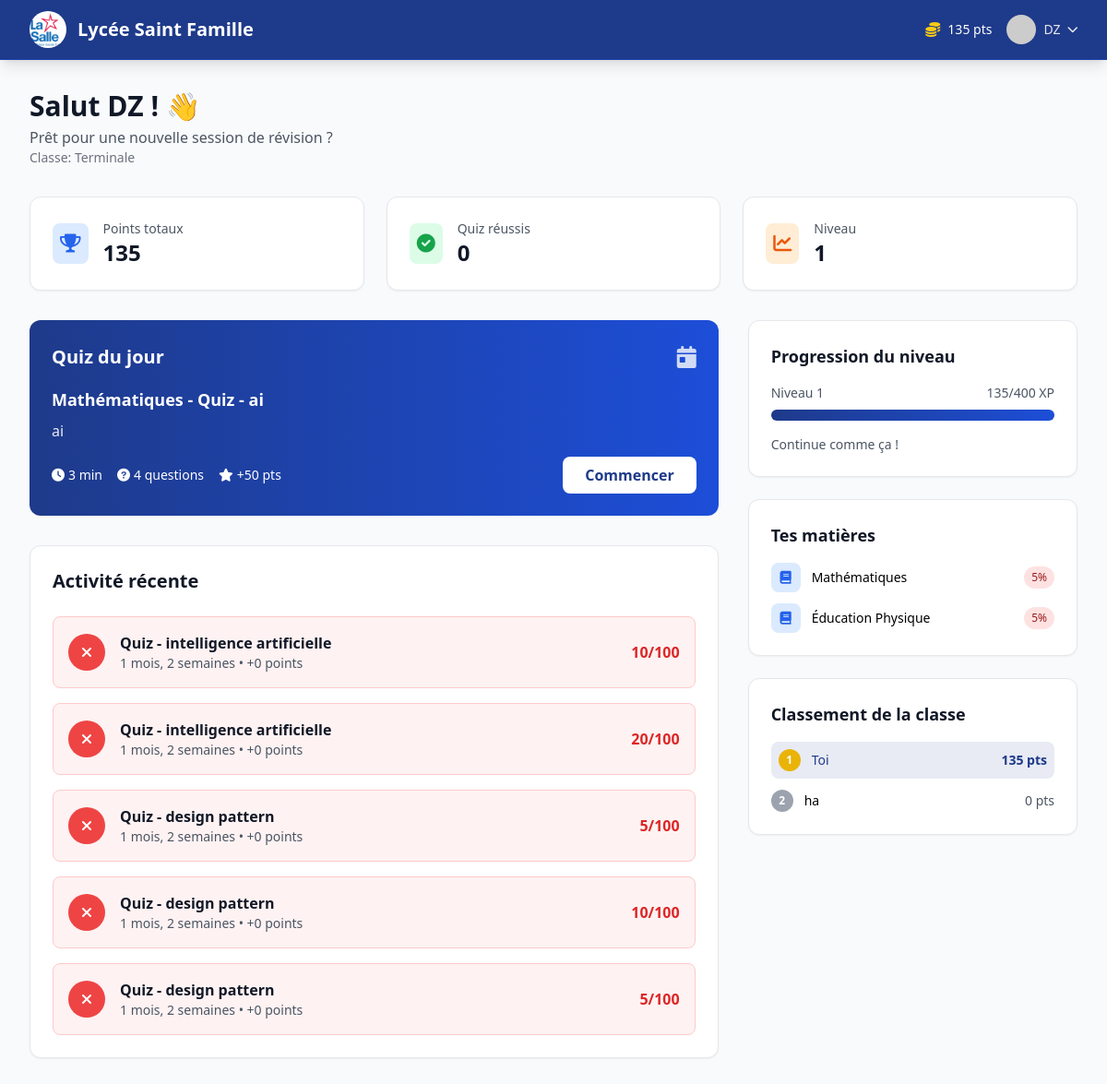
Before: /dashboard/student/ (signed in) with the older database file.
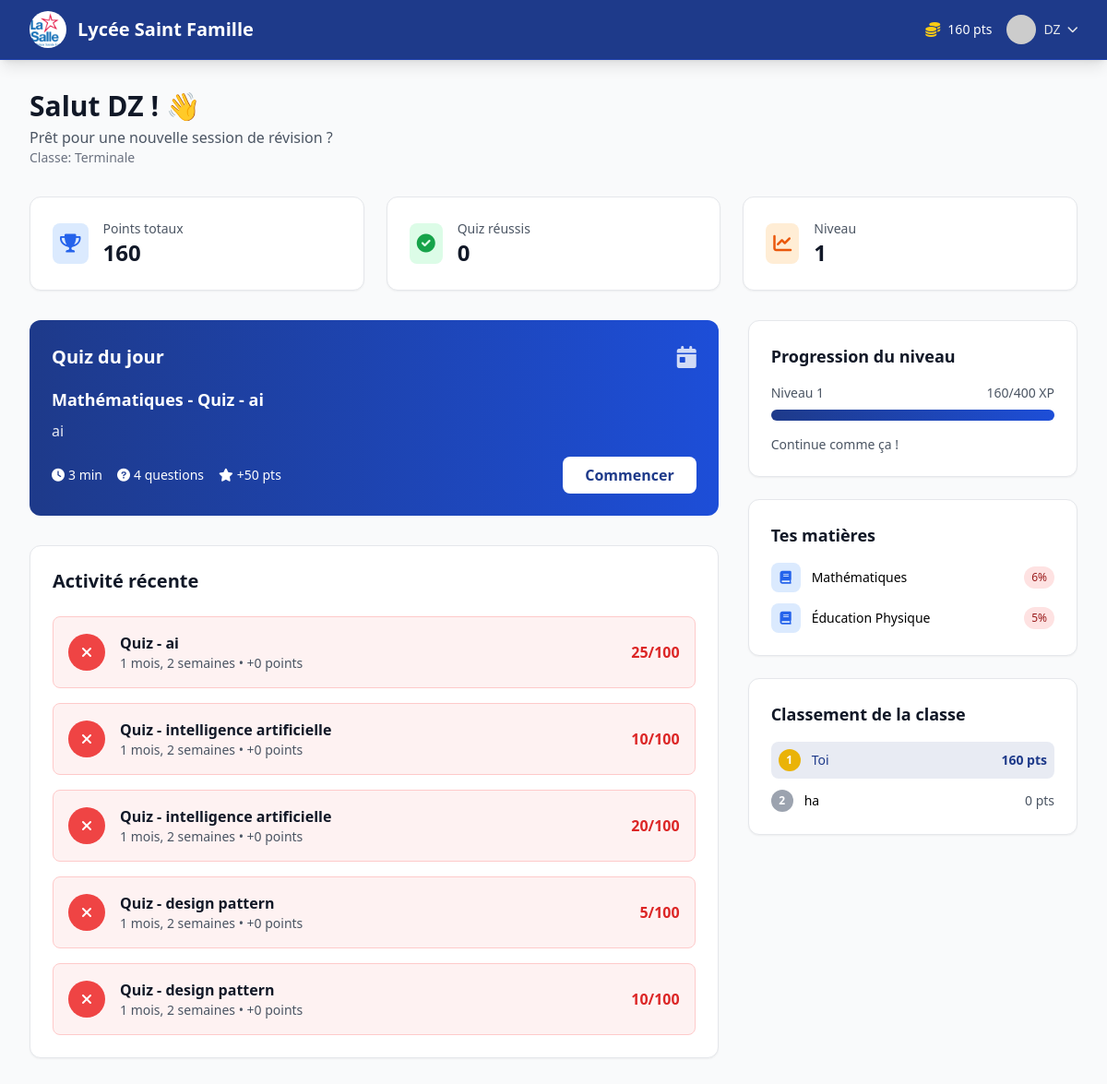
After: the same page with the newer database file.
### accounts/models.py (models this page shows, shortened)
class User(AbstractUser):
    USER_TYPE_CHOICES = [
        ('student', 'Élève'),
        ('teacher', 'Enseignant'),
        ('admin', 'Administrateur'),
    ]
    CLASS_CHOICES = [
        ('6eme', '6ème'),
        ('5eme', '5ème'),
        ('4eme', '4ème'),
        ('3eme', '3ème'),
        ('2nde', '2nde'),
        ('1ere', '1ère'),
        ('terminale', 'Terminale'),
    ]
    user_type = models.CharField(max_length=10, choices=USER_TYPE_CHOICES)
    level = models.CharField(max_length=20, blank=True, null=True)  # 6eme, 5eme, etc.
    class_name = models.CharField(max_length=20, choices=CLASS_CHOICES, blank=True, null=True, help_text="Classe de l'élève")
    points = models.IntegerField(default=0)
    xp = models.IntegerField(default=0)
    current_level = models.IntegerField(default=1)
    streak_days = models.IntegerField(default=0)
    last_activity = models.DateTimeField(auto_now=True)
    email = models.EmailField(unique=True, blank=True, null=True)

### quiz/models.py (models this page shows, shortened)
class QuizAttempt(models.Model):
    user = models.ForeignKey(User, on_delete=models.CASCADE)
    quiz = models.ForeignKey(Quiz, on_delete=models.CASCADE)
    started_at = models.DateTimeField(auto_now_add=True)
    completed_at = models.DateTimeField(null=True, blank=True)
    score = models.IntegerField(default=0)
    total_points = models.IntegerField(default=0)
    time_taken = models.DurationField(null=True, blank=True)
    is_completed = models.BooleanField(default=False)

class Quiz(models.Model):
    DIFFICULTY_CHOICES = [
        ('easy', 'Facile'),
        ('medium', 'Moyen'),
        ('hard', 'Difficile'),
    ]
    title = models.CharField(max_length=200)
    description = models.TextField(blank=True)
    course = models.ForeignKey(Course, on_delete=models.CASCADE, related_name='quizzes')
    subject = models.ForeignKey(Subject, on_delete=models.CASCADE)
    level = models.CharField(max_length=20)
    difficulty = models.CharField(max_length=10, choices=DIFFICULTY_CHOICES)
    time_limit = models.IntegerField(help_text="Temps limite en minutes")
    points_reward = models.IntegerField(default=50)
    is_published = models.BooleanField(default=False)
    created_at = models.DateTimeField(auto_now_add=True)

class Subject(models.Model):
    name = models.CharField(max_length=100)
    slug = models.SlugField(unique=True)
    icon = models.CharField(max_length=50, default='fas fa-book')  # Classe d'icône FontAwesome
    color = models.CharField(max_length=20, default='blue')  # Couleur pour l'interface

### dashboard/views.py (the view)
# urls.py: path('student/', views.student_dashboard, name='student_dashboard'),
@login_required
def student_dashboard(request):
    if request.user.user_type != 'student':
        return redirect('teacher_dashboard')
    user_attempts = QuizAttempt.objects.filter(user=request.user)
    successful_attempts = user_attempts.filter(score__gte=50)  # 50% ou plus = réussi
    current_level = request.user.current_level
    xp_needed = (current_level + 1) * 200  # Each level needs 200 more XP than previous
    progress_percent = min((request.user.xp / xp_needed) * 100, 100) if xp_needed > 0 else 0
    user_stats = {
        'total_points': request.user.points,
        'current_level': current_level,
        'xp': request.user.xp,
        'xp_needed': xp_needed,
        'progress_percent': round(progress_percent, 1),
        'streak_days': request.user.streak_days,
        'total_attempts': user_attempts.count(),
        'successful_attempts': successful_attempts.count(),
        'total_badges': UserBadge.objects.filter(user=request.user).count(),
    }
    recent_attempts = user_attempts.select_related('quiz', 'quiz__subject').order_by('-completed_at')[:5]
    recent_badges = UserBadge.objects.filter(user=request.user).select_related('badge').order_by('-earned_at')[:3]
    available_quizzes = Quiz.objects.filter(
        is_published=True,
        level=request.user.class_name
    ).exclude(
        id__in=user_attempts.values_list('quiz_id', flat=True)
    ).select_related('subject')[:5]
    subject_performance = []
    subjects = Subject.objects.all()
    for subject in subjects:
        subject_attempts = user_attempts.filter(quiz__subject=subject)
        if subject_attempts.exists():
            avg_score = subject_attempts.aggregate(avg_score=Avg('score'))['avg_score']
            subject_performance.append({
                'subject': subject,
                'avg_score': round(avg_score, 1) if avg_score else 0,
                'attempts_count': subject_attempts.count()
            })
    class_leaderboard = []
    if request.user.class_name:
        from django.contrib.auth import get_user_model
        User = get_user_model()
        class_students = User.objects.filter(
            user_type='student',
            class_name=request.user.class_name
        ).order_by('-points')[:10]
        for i, student in enumerate(class_students, 1):
            class_leaderboard.append({
                'rank': i,
                'user': student,
                'points': student.points,
                'is_current_user': student == request.user
            })
    today = timezone.now().date()
    quiz_of_the_day = Quiz.objects.filter(
        is_published=True,
        level=request.user.class_name,
        created_at__date=today
    ).first()
    if not quiz_of_the_day:
        quiz_of_the_day = Quiz.objects.filter(
            is_published=True,
            level=request.user.class_name
        ).order_by('-created_at').first()
    context = {
        'user_stats': user_stats,
        'recent_attempts': recent_attempts,
        'recent_badges': recent_badges,
        'available_quizzes': available_quizzes,
        'subject_performance': subject_performance,
        'class_leaderboard': class_leaderboard,
        'quiz_of_the_day': quiz_of_the_day,
    }
    return render(request, 'student/dashboard.html', context)

### templates/student/dashboard.html (shortened to what the changed rows need)
{% extends 'base.html' %}
{% block content %}
<div class="max-w-7xl mx-auto px-4 sm:px-6 lg:px-8 py-8">
    <div class="mb-8">
        <div class="flex items-center justify-between">
            <div>
                <h1 class="text-3xl font-bold text-gray-900">Salut {{ user.first_name|default:user.username }} ! 👋</h1>
                <p class="text-gray-600 mt-1">Prêt pour une nouvelle session de révision ?</p>
                {% if user.class_name %}
                <p class="text-sm text-gray-500">Classe: {{ user.get_class_name_display }}</p>
                {% endif %}
            </div>
        </div>
    </div>
    <div class="grid grid-cols-1 md:grid-cols-3 gap-6 mb-8">
        <div class="bg-white rounded-xl shadow-sm border border-gray-200 p-6">
            <div class="flex items-center">
                <div class="ml-4">
                    <p class="text-sm font-medium text-gray-600">Points totaux</p>
                    <p class="text-2xl font-bold text-gray-900">{{ user_stats.total_points|default:0 }}</p>
                </div>
            </div>
        </div>
    </div>
    <div class="grid grid-cols-1 lg:grid-cols-3 gap-8">
        <div class="lg:col-span-2 space-y-8">
            {% if quiz_of_the_day %}
            <div class="bg-gradient-to-r from-blue-900 to-blue-700 rounded-xl text-white p-6">
                <div class="flex items-center justify-between mb-4">
                    <h2 class="text-xl font-bold">Quiz du jour</h2>
                </div>
            </div>
            {% endif %}
            <div class="bg-white rounded-xl shadow-sm border border-gray-200 p-6">
                <h2 class="text-xl font-bold text-gray-900 mb-6">Activité récente</h2>
                {% if recent_attempts %}
                <div class="space-y-4">
                    {% for attempt in recent_attempts %}
                    <div class="flex items-center justify-between p-4 {% if attempt.score >= 80 %}bg-green-50 border-green-200{% elif attempt.score >= 50 %}bg-blue-50 border-blue-200{% else %}bg-red-50 border-red-200{% endif %} rounded-lg border">
                        <div class="flex items-center">
                            <div class="w-10 h-10 {% if attempt.score >= 80 %}bg-green-500{% elif attempt.score >= 50 %}bg-blue-500{% else %}bg-red-500{% endif %} rounded-full flex items-center justify-center">
                                {% if attempt.score >= 50 %}
                                <i class="fas fa-check text-white"></i>
                                {% else %}
                                <i class="fas fa-times text-white"></i>
                                {% endif %}
                            </div>
                            <div class="ml-4">
                                <p class="font-semibold text-gray-900">{{ attempt.quiz.title }}</p>
                                <p class="text-sm text-gray-600">{{ attempt.completed_at|timesince }} • +{{ attempt.points_earned|default:0 }} points</p>
                            </div>
                        </div>
                        <div class="{% if attempt.score >= 80 %}text-green-600{% elif attempt.score >= 50 %}text-blue-600{% else %}text-red-600{% endif %} font-bold">{{ attempt.score|floatformat:0 }}/100</div>
                    </div>
                    {% endfor %}
                </div>
                {% else %}
                <div class="text-center py-8">
                    <i class="fas fa-history text-4xl text-gray-300 mb-4"></i>
                    <p class="text-gray-500">Aucune activité récente</p>
                    <p class="text-sm text-gray-400">Commencez un quiz pour voir votre activité ici</p>
                </div>
                {% endif %}
            </div>
        </div>
        <div class="space-y-6">
            <div class="bg-white rounded-xl shadow-sm border border-gray-200 p-6">
                <div class="mb-4">
                    <div class="flex justify-between text-sm text-gray-600 mb-2">
                        <span>Niveau {{ user_stats.current_level|default:1 }}</span>
                        <span>{{ user_stats.xp|default:0 }}/{{ user_stats.xp_needed|default:200 }} XP</span>
                    </div>
                </div>
            </div>
            <div class="bg-white rounded-xl shadow-sm border border-gray-200 p-6">
                {% if subject_performance %}
                <div class="space-y-3">
                    {% for perf in subject_performance %}
                    <div class="flex items-center justify-between">
                        <div class="flex items-center">
                            <div class="w-8 h-8 bg-blue-100 rounded-lg flex items-center justify-center">
                                <i class="fas fa-book text-blue-600 text-sm"></i>
                            </div>
                            <span class="ml-3 text-sm font-medium">{{ perf.subject.name }}</span>
                        </div>
                        <span class="text-xs {% if perf.avg_score >= 80 %}bg-green-100 text-green-800{% elif perf.avg_score >= 60 %}bg-yellow-100 text-yellow-800{% else %}bg-red-100 text-red-800{% endif %} px-2 py-1 rounded-full">{{ perf.avg_score|floatformat:0 }}%</span>
                    </div>
                    {% endfor %}
                </div>
                {% else %}
                <div class="text-center py-4">
                    <i class="fas fa-chart-bar text-2xl text-gray-300 mb-2"></i>
                    <p class="text-sm text-gray-500">Aucune donnée disponible</p>
                </div>
                {% endif %}
            </div>
            <div class="bg-white rounded-xl shadow-sm border border-gray-200 p-6">
                {% if class_leaderboard %}
                <div class="space-y-3">
                    {% for student in class_leaderboard %}
                    <div class="flex items-center justify-between {% if student.is_current_user %}bg-blue-900/10 p-2 rounded-lg{% endif %}">
                        <div class="flex items-center">
                            <span class="w-6 h-6 {% if student.rank == 1 %}bg-yellow-500{% elif student.rank == 2 %}bg-gray-400{% elif student.rank == 3 %}bg-orange-500{% elif student.is_current_user %}bg-blue-900{% else %}bg-gray-300{% endif %} text-white text-xs font-bold rounded-full flex items-center justify-center">{{ student.rank }}</span>
                            <span class="ml-3 text-sm font-medium {% if student.is_current_user %}text-blue-900{% endif %}">
                                {% if student.is_current_user %}Toi{% else %}{{ student.user.first_name|default:student.user.username }}{% endif %}
                            </span>
                        </div>
                        <span class="text-sm {% if student.is_current_user %}text-blue-900 font-semibold{% else %}text-gray-600{% endif %}">{{ student.points }} pts</span>
                    </div>
                    {% endfor %}
                </div>
                {% else %}
                <div class="text-center py-4">
                    <i class="fas fa-users text-2xl text-gray-300 mb-2"></i>
                    <p class="text-sm text-gray-500">Aucun classement disponible</p>
                </div>
                {% endif %}
            </div>
        </div>
    </div>
</div>
{% endblock %}

### templates/base.html (shortened to what this page needs)
<!DOCTYPE html>
<html lang="fr">
<head>
    <script src="https://cdn.tailwindcss.com"></script>
    <link href="https://cdnjs.cloudflare.com/ajax/libs/font-awesome/6.0.0/css/all.min.css" rel="stylesheet">
</head>
<body class="bg-gray-50 min-h-screen" x-data="appNotifications()">
    {% block navbar %}
    <nav class="bg-navy-900 shadow-lg border-b border-navy-800">
        <div class="max-w-7xl mx-auto px-4 sm:px-6 lg:px-8">
            <div class="flex justify-between h-16">
                <div class="flex items-center">
                    <div class="flex-shrink-0 flex items-center">
                        <a href="{% url 'home' %}" class="flex items-center space-x-3">
                            {% load static %}
                            <img src="{% static 'images/logo.png' %}" alt="Logo Lycée Saint Famille" class="h-10 w-10 rounded-full object-cover">
                            <span class="text-xl font-bold text-white">Lycée Saint Famille</span>
                        </a>
                    </div>
                </div>
                <div class="flex items-center space-x-4">
                    {% if user.is_authenticated %}
                        {% if user.user_type == 'student' %}
                        <div class="flex items-center space-x-2">
                            <i class="fas fa-coins text-yellow-400"></i>
                            <span class="text-sm font-medium text-white">{{ user.points }} pts</span>
                        </div>
                        {% endif %}
                        <div class="relative" x-data="{ open: false }">
                            <button @click="open = !open" class="flex items-center space-x-2 text-gray-200 hover:text-white">
                                <img class="h-8 w-8 rounded-full" src="https://ui-avatars.com/api/?name={{ user.first_name }}+{{ user.last_name }}&background=1e3a8a&color=fff" alt="Avatar">
                                <span class="text-sm font-medium">{{ user.first_name }}</span>
                                <i class="fas fa-chevron-down text-xs"></i>
                            </button>
                        </div>
                    {% else %}
                        <a href="{% url 'login' %}" class="bg-white text-navy-900 px-4 py-2 rounded-lg text-sm font-medium hover:bg-gray-100 transition-colors">
                            <i class="fas fa-sign-in-alt mr-2"></i>Connexion
                        </a>
                    {% endif %}
                </div>
            </div>
        </div>
    </nav>
    {% endblock %}
    <main>
        {% block content %}{% endblock %}
    </main>
</body>
</html>

Changed rows visible on the page:
no longer on this page (row unchanged): QuizAttempt: quiz "Quiz - design pattern", completed_at "1 mois, 2 semaines", points_earned "0", score "5"
changed User "DZ": points "135" → "160"
added QuizAttempt: quiz "Quiz - ai", completed_at "1 mois, 2 semaines", points_earned "0", score "25"
computed for Subject "Mathématiques": avg_score "5" → "6"
Other visible differences:
{{ user_stats.total_points|default:0 }}: "135" → "160"
{{ user_stats.xp|default:0 }}: "135" → "160"
